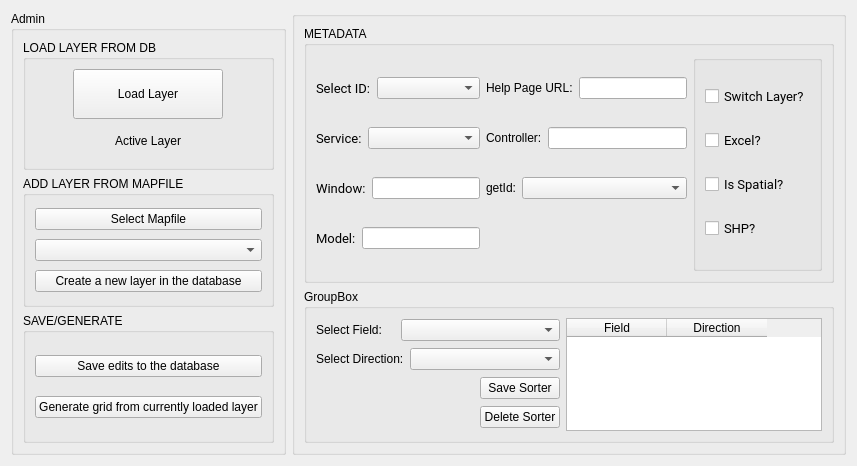
      <widget class="QWidget" name="tab1">
       <attribute name="title">
        <string>Grid General</string>
       </attribute>
       <layout class="QHBoxLayout" name="horizontalLayout_15" stretch="1,3">
        <item>
         <widget class="QGroupBox" name="GBAdmin">
          <property name="sizePolicy">
           <sizepolicy hsizetype="Preferred" vsizetype="Preferred">
            <horstretch>0</horstretch>
            <verstretch>0</verstretch>
           </sizepolicy>
          </property>
          <property name="title">
           <string>Admin</string>
          </property>
          <layout class="QVBoxLayout" name="verticalLayout">
           <item>
            <widget class="QGroupBox" name="GBLoadLayer">
             <property name="title">
              <string>LOAD LAYER FROM DB</string>
             </property>
             <layout class="QVBoxLayout" name="verticalLayout_2">
              <item alignment="Qt::AlignHCenter|Qt::AlignVCenter">
               <widget class="QPushButton" name="BTN_LAYERSELECT">
                <property name="sizePolicy">
                 <sizepolicy hsizetype="Fixed" vsizetype="Fixed">
                  <horstretch>0</horstretch>
                  <verstretch>0</verstretch>
                 </sizepolicy>
                </property>
                <property name="minimumSize">
                 <size>
                  <width>150</width>
                  <height>50</height>
                 </size>
                </property>
                <property name="maximumSize">
                 <size>
                  <width>16777215</width>
                  <height>16777215</height>
                 </size>
                </property>
                <property name="text">
                 <string>Load Layer</string>
                </property>
               </widget>
              </item>
              <item alignment="Qt::AlignHCenter|Qt::AlignVCenter">
               <widget class="QLabel" name="ActiveLayer_label_2">
                <property name="text">
                 <string>Active Layer</string>
                </property>
               </widget>
              </item>
             </layout>
            </widget>
           </item>
           <item>
            <widget class="QGroupBox" name="GBAddLayer">
             <property name="title">
              <string>ADD LAYER FROM MAPFILE</string>
             </property>
             <layout class="QVBoxLayout" name="verticalLayout_3">
              <item>
               <widget class="QPushButton" name="BTN_GETMAPFILE">
                <property name="sizePolicy">
                 <sizepolicy hsizetype="Minimum" vsizetype="Fixed">
                  <horstretch>0</horstretch>
                  <verstretch>0</verstretch>
                 </sizepolicy>
                </property>
                <property name="text">
                 <string>Select Mapfile</string>
                </property>
               </widget>
              </item>
              <item>
               <widget class="QComboBox" name="CB_MAPLAYERS"/>
              </item>
              <item>
               <widget class="QPushButton" name="BTN_GENDB">
                <property name="text">
                 <string>Create a new layer in the database</string>
                </property>
               </widget>
              </item>
             </layout>
            </widget>
           </item>
           <item>
            <widget class="QGroupBox" name="GBSaveGen">
             <property name="title">
              <string>SAVE/GENERATE</string>
             </property>
             <layout class="QVBoxLayout" name="verticalLayout_4">
              <item>
               <widget class="QPushButton" name="BTN_SAVETODB">
                <property name="text">
                 <string>Save edits to the database</string>
                </property>
               </widget>
              </item>
              <item>
               <widget class="QPushButton" name="BTN_GENERATEGRID">
                <property name="text">
                 <string>Generate grid from currently loaded layer</string>
                </property>
               </widget>
              </item>
             </layout>
            </widget>
           </item>
          </layout>
         </widget>
        </item>
        <item>
         <widget class="QGroupBox" name="groupBox_5">
          <property name="title">
           <string/>
          </property>
          <layout class="QVBoxLayout" name="verticalLayout_9">
           <item>
            <layout class="QVBoxLayout" name="verticalLayout_8" stretch="5,3">
             <item>
              <widget class="QGroupBox" name="groupBox_6">
               <property name="title">
                <string>METADATA</string>
               </property>
               <layout class="QHBoxLayout" name="horizontalLayout_11">
                <item>
                 <layout class="QHBoxLayout" name="horizontalLayout_10">
                  <item>
                   <layout class="QGridLayout" name="horizontalLayout_9">
                    <item row="0" column="0">
                     <layout class="QHBoxLayout" name="horizontalLayout_2" stretch="0,1">
                      <item>
                       <widget class="QLabel" name="label">
                        <property name="font">
                         <font>
                          <family>Roboto</family>
                          <pointsize>10</pointsize>
                         </font>
                        </property>
                        <property name="text">
                         <string>Select ID:</string>
                        </property>
                       </widget>
                      </item>
                      <item>
                       <widget class="QComboBox" name="CB_ID"/>
                      </item>
                     </layout>
                    </item>
                    <item row="0" column="1">
                     <layout class="QHBoxLayout" name="horizontalLayout_6" stretch="0,1">
                      <item>
                       <widget class="QLabel" name="label_5">
                        <property name="text">
                         <string>Help Page URL:</string>
                        </property>
                       </widget>
                      </item>
                      <item>
                       <widget class="QLineEdit" name="LE_Help"/>
                      </item>
                     </layout>
                    </item>
                    <item row="1" column="0">
                     <layout class="QHBoxLayout" name="horizontalLayout_3" stretch="0,1">
                      <item>
                       <widget class="QLabel" name="label_2">
                        <property name="font">
                         <font>
                          <family>Roboto</family>
                          <pointsize>10</pointsize>
                         </font>
                        </property>
                        <property name="text">
                         <string>Service:</string>
                        </property>
                       </widget>
                      </item>
                      <item>
                       <widget class="QComboBox" name="CB_service">
                        <item>
                         <property name="text">
                          <string/>
                         </property>
                        </item>
                        <item>
                         <property name="text">
                          <string>vector</string>
                         </property>
                        </item>
                        <item>
                         <property name="text">
                          <string>wms</string>
                         </property>
                        </item>
                       </widget>
                      </item>
                     </layout>
                    </item>
                    <item row="1" column="1">
                     <layout class="QHBoxLayout" name="horizontalLayout_7" stretch="0,1">
                      <item>
                       <widget class="QLabel" name="label_6">
                        <property name="text">
                         <string>Controller:</string>
                        </property>
                       </widget>
                      </item>
                      <item>
                       <widget class="QLineEdit" name="LE_Controller"/>
                      </item>
                     </layout>
                    </item>
                    <item row="2" column="0">
                     <layout class="QHBoxLayout" name="horizontalLayout_4" stretch="0,0">
                      <item>
                       <widget class="QLabel" name="label_3">
                        <property name="font">
                         <font>
                          <family>Roboto</family>
                          <pointsize>10</pointsize>
                         </font>
                        </property>
                        <property name="text">
                         <string>Window:</string>
                        </property>
                       </widget>
                      </item>
                      <item>
                       <widget class="QLineEdit" name="LE_Window"/>
                      </item>
                     </layout>
                    </item>
                    <item row="2" column="1">
                     <layout class="QHBoxLayout" name="horizontalLayout_8" stretch="0,1">
                      <item>
                       <widget class="QLabel" name="label_7">
                        <property name="text">
                         <string>getId:</string>
                        </property>
                       </widget>
                      </item>
                      <item>
                       <widget class="QComboBox" name="CB_GETID"/>
                      </item>
                     </layout>
                    </item>
                    <item row="3" column="0">
                     <layout class="QHBoxLayout" name="horizontalLayout_5" stretch="0,1">
                      <item>
                       <widget class="QLabel" name="label_4">
                        <property name="font">
                         <font>
                          <family>Roboto</family>
                          <pointsize>10</pointsize>
                         </font>
                        </property>
                        <property name="text">
                         <string>Model:</string>
                        </property>
                       </widget>
                      </item>
                      <item>
                       <widget class="QLineEdit" name="LE_Model"/>
                      </item>
                     </layout>
                    </item>
                   </layout>
                  </item>
                  <item>
                   <widget class="QGroupBox" name="groupBox_10">
                    <property name="title">
                     <string/>
                    </property>
                    <layout class="QVBoxLayout" name="verticalLayout_5">
                     <item>
                      <widget class="QCheckBox" name="CBX_IsSwitch">
                       <property name="font">
                        <font>
                         <family>Roboto</family>
                         <pointsize>10</pointsize>
                        </font>
                       </property>
                       <property name="text">
                        <string>Switch Layer?</string>
                       </property>
                      </widget>
                     </item>
                     <item>
                      <widget class="QCheckBox" name="CBX_Excel">
                       <property name="font">
                        <font>
                         <family>Roboto</family>
                         <pointsize>10</pointsize>
                        </font>
                       </property>
                       <property name="text">
                        <string>Excel?</string>
                       </property>
                      </widget>
                     </item>
                     <item>
                      <widget class="QCheckBox" name="CBX_IsSpatial">
                       <property name="font">
                        <font>
                         <family>Roboto</family>
                         <pointsize>10</pointsize>
                        </font>
                       </property>
                       <property name="text">
                        <string>Is Spatial?</string>
                       </property>
                      </widget>
                     </item>
                     <item>
                      <widget class="QCheckBox" name="CBX_Shapefile">
                       <property name="font">
                        <font>
                         <family>Roboto</family>
                         <pointsize>10</pointsize>
                        </font>
                       </property>
                       <property name="text">
                        <string>SHP?</string>
                       </property>
                      </widget>
                     </item>
                    </layout>
                   </widget>
                  </item>
                 </layout>
                </item>
               </layout>
              </widget>
             </item>
             <item>
              <widget class="QGroupBox" name="groupBox_7">
               <property name="title">
                <string>GroupBox</string>
               </property>
               <layout class="QHBoxLayout" name="horizontalLayout_12">
                <item>
                 <layout class="QVBoxLayout" name="verticalLayout_10">
                  <item>
                   <layout class="QHBoxLayout" name="horizontalLayout_13" stretch="1,2">
                    <item>
                     <widget class="QLabel" name="label_8">
                      <property name="text">
                       <string>Select Field:</string>
                      </property>
                     </widget>
                    </item>
                    <item>
                     <widget class="QComboBox" name="CB_S1"/>
                    </item>
                   </layout>
                  </item>
                  <item>
                   <layout class="QHBoxLayout" name="horizontalLayout_14" stretch="1,2">
                    <item>
                     <widget class="QLabel" name="label_9">
                      <property name="text">
                       <string>Select Direction:</string>
                      </property>
                     </widget>
                    </item>
                    <item>
                     <widget class="QComboBox" name="CB_SD1"/>
                    </item>
                   </layout>
                  </item>
                  <item alignment="Qt::AlignRight">
                   <widget class="QPushButton" name="BTN_SAVESORTER">
                    <property name="sizePolicy">
                     <sizepolicy hsizetype="Fixed" vsizetype="Fixed">
                      <horstretch>0</horstretch>
                      <verstretch>0</verstretch>
                     </sizepolicy>
                    </property>
                    <property name="minimumSize">
                     <size>
                      <width>0</width>
                      <height>0</height>
                     </size>
                    </property>
                    <property name="text">
                     <string>Save Sorter</string>
                    </property>
                    <property name="iconSize">
                     <size>
                      <width>25</width>
                      <height>47</height>
                     </size>
                    </property>
                   </widget>
                  </item>
                  <item alignment="Qt::AlignRight">
                   <widget class="QPushButton" name="BTN_DELETESORTER">
                    <property name="sizePolicy">
                     <sizepolicy hsizetype="Maximum" vsizetype="Fixed">
                      <horstretch>0</horstretch>
                      <verstretch>0</verstretch>
                     </sizepolicy>
                    </property>
                    <property name="text">
                     <string>Delete Sorter</string>
                    </property>
                   </widget>
                  </item>
                 </layout>
                </item>
                <item>
                 <widget class="QTableWidget" name="TW_SORTERS">
                  <column>
                   <property name="text">
                    <string>Field</string>
                   </property>
                  </column>
                  <column>
                   <property name="text">
                    <string>Direction</string>
                   </property>
                  </column>
                 </widget>
                </item>
               </layout>
              </widget>
             </item>
            </layout>
           </item>
          </layout>
         </widget>
        </item>
       </layout>
      </widget>
